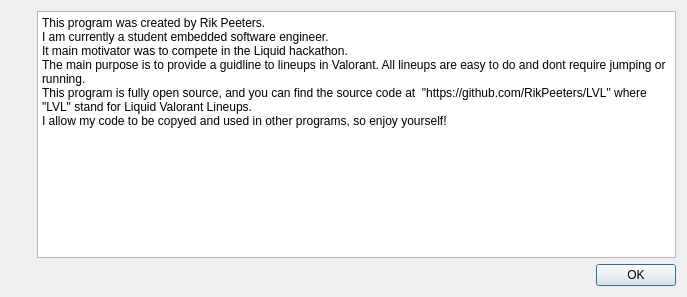
<?xml version="1.0" encoding="UTF-8"?>
<ui version="4.0">
 <class>aboutme</class>
 <widget class="QDialog" name="aboutme">
  <property name="geometry">
   <rect>
    <x>0</x>
    <y>0</y>
    <width>687</width>
    <height>297</height>
   </rect>
  </property>
  <property name="windowTitle">
   <string>Dialog</string>
  </property>
  <layout class="QVBoxLayout" name="verticalLayout_2">
   <item>
    <layout class="QHBoxLayout" name="horizontalLayout_2">
     <item>
      <layout class="QVBoxLayout" name="verticalLayout">
       <item>
        <widget class="QLabel" name="Foto">
         <property name="sizePolicy">
          <sizepolicy hsizetype="Preferred" vsizetype="Preferred">
           <horstretch>0</horstretch>
           <verstretch>0</verstretch>
          </sizepolicy>
         </property>
         <property name="text">
          <string/>
         </property>
        </widget>
       </item>
       <item>
        <spacer name="verticalSpacer">
         <property name="orientation">
          <enum>Qt::Vertical</enum>
         </property>
         <property name="sizeHint" stdset="0">
          <size>
           <width>20</width>
           <height>40</height>
          </size>
         </property>
        </spacer>
       </item>
      </layout>
     </item>
     <item>
      <widget class="QPlainTextEdit" name="plainTextEdit">
       <property name="plainText">
        <string>This program was created by Rik Peeters.
I am currently a student embedded software engineer.
It main motivator was to compete in the Liquid hackathon. 
The main purpose is to provide a guidline to lineups in Valorant. All lineups are easy to do and dont require jumping or running.
This program is fully open source, and you can find the source code at  &quot;https://github.com/RikPeeters/LVL&quot; where &quot;LVL&quot; stand for Liquid Valorant Lineups.
I allow my code to be copyed and used in other programs, so enjoy yourself!</string>
       </property>
      </widget>
     </item>
    </layout>
   </item>
   <item>
    <layout class="QHBoxLayout" name="horizontalLayout">
     <item>
      <spacer name="horizontalSpacer">
       <property name="orientation">
        <enum>Qt::Horizontal</enum>
       </property>
       <property name="sizeHint" stdset="0">
        <size>
         <width>40</width>
         <height>20</height>
        </size>
       </property>
      </spacer>
     </item>
     <item>
      <widget class="QPushButton" name="pushButton">
       <property name="text">
        <string>OK</string>
       </property>
      </widget>
     </item>
    </layout>
   </item>
  </layout>
 </widget>
 <resources/>
 <connections/>
</ui>
